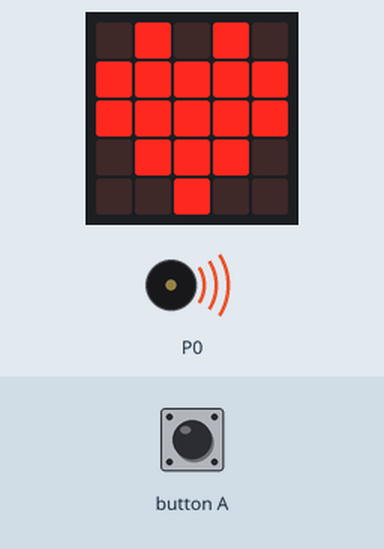
This program was run on a simulated BBC micro:bit (MakeCode). Parts: the board's 5×5 LED display, buzzer (waves = sounding). The test bench sets the inputs (shaded band).

Above: at 1.2 s.
1.3 s: button A pressed for 0.15 s
At 1.9 s:
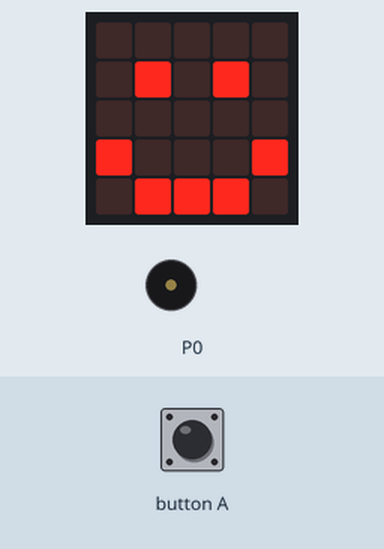
2.0 s: button A pressed for 0.15 s
2.7 s: button A pressed for 0.15 s
At 3.08 s:
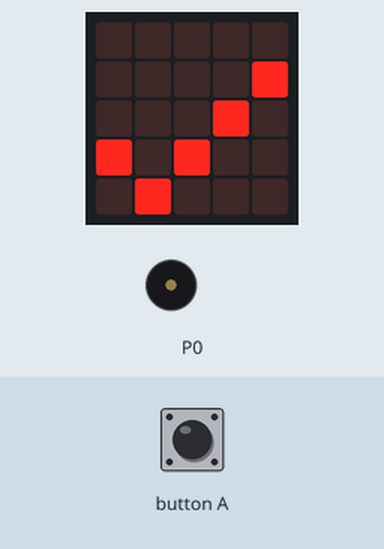
At 3.57 s:
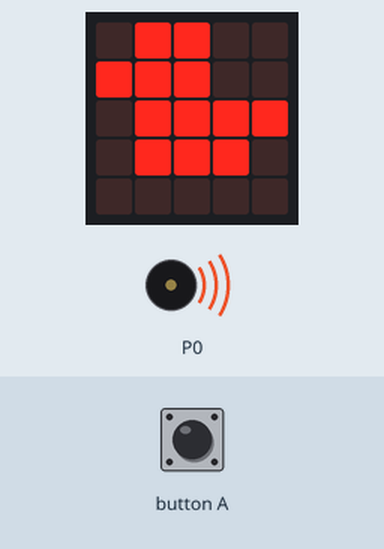
Timing chart, 0 to 12.4 s (numbered marks = the images above; inputs shaded):
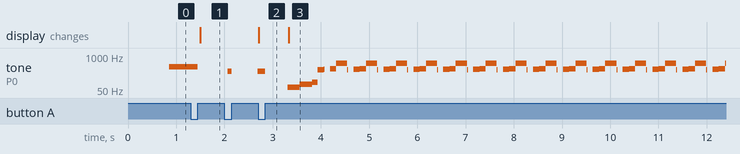

The program:

main.ts
```typescript
input.onButtonPressed(Button.A, function () {
    music.stopMelody(MelodyStopOptions.All)
    tune += 1
})
let tune = 0
tune += 1
basic.forever(function () {
    if (tune == 1) {
        basic.showIcon(IconNames.Heart)
        music._playDefaultBackground(music.builtInPlayableMelody(Melodies.Dadadadum), music.PlaybackMode.UntilDone)
    } else if (tune == 2) {
        basic.showIcon(IconNames.Happy)
        music._playDefaultBackground(music.builtInPlayableMelody(Melodies.Birthday), music.PlaybackMode.InBackground)
    } else if (tune == 3) {
        basic.showIcon(IconNames.Yes)
        music._playDefaultBackground(music.builtInPlayableMelody(Melodies.Blues), music.PlaybackMode.InBackground)
    } else if (tune == 4) {
        basic.showIcon(IconNames.Duck)
        music._playDefaultBackground(music.builtInPlayableMelody(Melodies.Entertainer), music.PlaybackMode.InBackground)
    }
})
```

test.ts
```typescript
// tests go here; this will not be compiled when this package is used as an extension.
```

Measured:
- after the input at 1.3 s, tone on P0: 392 Hz → silent after 0.15 s; the display: changes after 0.20 s (image 1)
- after the input at 2.7 s, the display: first differs from a run without the input after 0.63 s (image 3)
